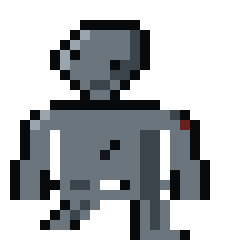

Here is the Python script that generated this plot:
from PIL import Image
import sys
sys.path.insert(0, 'assets/art')
from gen_chars import PALETTE, SCP173_IDLE

g = [list(r) for r in SCP173_IDLE]
for y in range(2, 19):
    g[y] = list(SCP173_IDLE[y][1:] + '0')

g[19] = list("01mm10mmmmmmmmnn01mm1000")
g[20] = list("0000001mnm0001mnm0000000")
g[21] = list("000001mnm00001mnm0000000")
g[22] = list("00001mm1000001mnm0000000")
g[23] = list("00000000000001mmmm100000")

for y in range(24):
    if len(g[y]) != 24:
        print('bad row', y, len(g[y]), ''.join(g[y]))

img=Image.new('RGBA',(24,24),(0,0,0,0)); px=img.load()
for y in range(24):
    for x in range(24):
        c=PALETTE[g[y][x]]
        if c: px[x,y]=(*c,255)
img.resize((240,240),Image.NEAREST).save('assets/art/_scratch_step.png')
for y in range(24): print('    "%s",'%''.join(g[y]))
